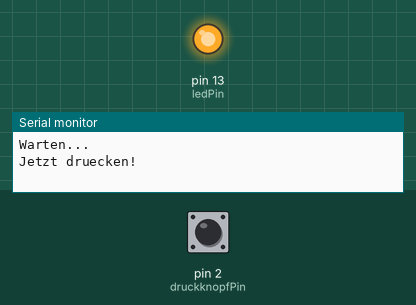
Recording of a sketch running on a simulated Arduino Uno, built with avr-gcc and run on an emulated ATmega328P. Shown: output pins drawn as LEDs (lit = HIGH), the last lines printed to the serial monitor. The test bench sets the inputs (shaded band); at power-on: pin 2 (druckknopfPin) HIGH. Random numbers use the default seed unless the sketch sets one.

Above: at 4.0 s.
4.1 s: pin 2 (druckknopfPin) pulled LOW for 0.15 s
At 4.9 s:
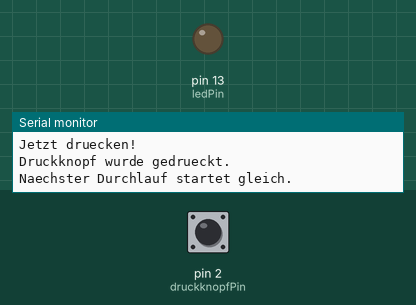
Timing chart, 0 to 11.7 s (numbered marks = the images above; inputs shaded):
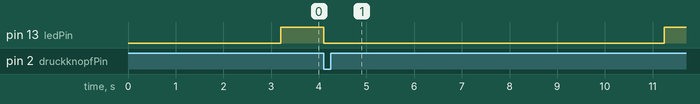

Measured:
- after the input at 4.1 s, pin 13 (ledPin): HIGH → LOW at once, → HIGH 7.1 s later

The sketch:

ReaktionstestDruckknopf.ino
```cpp
/**
 * @file ReaktionstestDruckknopf.ino
 * @brief Simple reaction test using an LED and a push button.
 */

/** @brief Digital input pin for the push button. */
const int druckknopfPin = 2;

/** @brief Digital output pin for the LED. */
const int ledPin = 13;

/** @brief Stores the state of the push button. */
int druckknopfZustand = HIGH;

/**
 * @brief Initializes the pins and the serial monitor.
 */
void setup()
{
    pinMode(druckknopfPin, INPUT_PULLUP);
    pinMode(ledPin, OUTPUT);

    Serial.begin(9600);

    digitalWrite(ledPin, LOW);

    randomSeed(analogRead(A0));

    Serial.println("Reaktionstest gestartet");
    Serial.println("Druecke den Druckknopf, sobald die LED leuchtet.");
}

/**
 * @brief Runs the reaction test repeatedly.
 */
void loop()
{
    Serial.println("Warten...");
    digitalWrite(ledPin, LOW);

    delay(random(2000, 6000));

    Serial.println("Jetzt druecken!");
    digitalWrite(ledPin, HIGH);

    while (digitalRead(druckknopfPin) == HIGH)
    {
        // Warten, bis der Druckknopf gedrueckt wird.
    }

    digitalWrite(ledPin, LOW);

    Serial.println("Druckknopf wurde gedrueckt.");
    Serial.println("Naechster Durchlauf startet gleich.");
    Serial.println();

    delay(2000);
}
```
